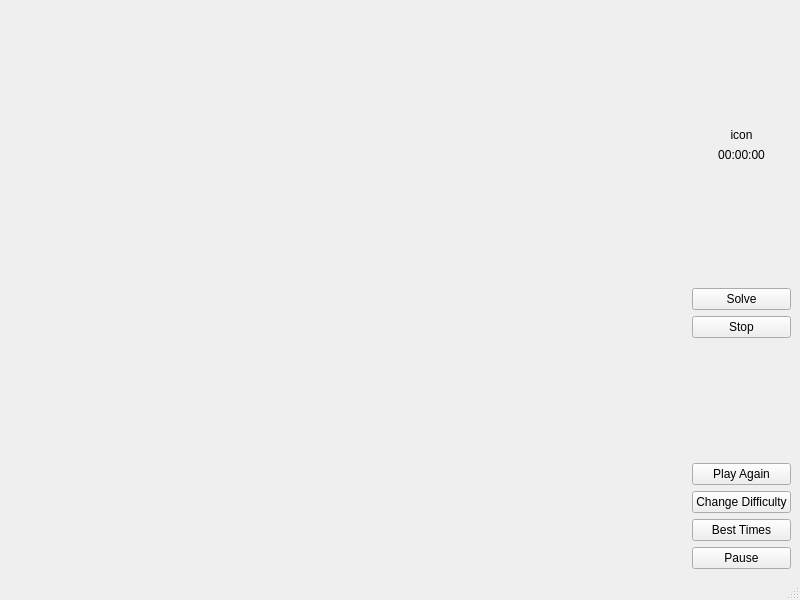
<?xml version="1.0" encoding="UTF-8"?>
<ui version="4.0">
 <class>GameUi</class>
 <widget class="QMainWindow" name="GameUi">
  <property name="geometry">
   <rect>
    <x>0</x>
    <y>0</y>
    <width>800</width>
    <height>600</height>
   </rect>
  </property>
  <property name="windowTitle">
   <string>MainWindow</string>
  </property>
  <widget class="QWidget" name="centralwidget">
   <layout class="QVBoxLayout" name="verticalLayout_2">
    <item>
     <layout class="QHBoxLayout" name="horizontalLayout">
      <item>
       <widget class="QWidget" name="widget" native="true">
        <property name="sizePolicy">
         <sizepolicy hsizetype="Expanding" vsizetype="Preferred">
          <horstretch>0</horstretch>
          <verstretch>0</verstretch>
         </sizepolicy>
        </property>
       </widget>
      </item>
      <item>
       <layout class="QVBoxLayout" name="verticalLayout">
        <item>
         <spacer name="verticalSpacer_3">
          <property name="orientation">
           <enum>Qt::Vertical</enum>
          </property>
          <property name="sizeHint" stdset="0">
           <size>
            <width>20</width>
            <height>40</height>
           </size>
          </property>
         </spacer>
        </item>
        <item>
         <widget class="QLabel" name="label">
          <property name="sizePolicy">
           <sizepolicy hsizetype="Preferred" vsizetype="Preferred">
            <horstretch>0</horstretch>
            <verstretch>0</verstretch>
           </sizepolicy>
          </property>
          <property name="layoutDirection">
           <enum>Qt::LeftToRight</enum>
          </property>
          <property name="text">
           <string>icon</string>
          </property>
          <property name="alignment">
           <set>Qt::AlignCenter</set>
          </property>
         </widget>
        </item>
        <item>
         <widget class="QLabel" name="timeLabel">
          <property name="layoutDirection">
           <enum>Qt::LeftToRight</enum>
          </property>
          <property name="text">
           <string>00:00:00</string>
          </property>
          <property name="alignment">
           <set>Qt::AlignCenter</set>
          </property>
         </widget>
        </item>
        <item>
         <spacer name="verticalSpacer">
          <property name="orientation">
           <enum>Qt::Vertical</enum>
          </property>
          <property name="sizeHint" stdset="0">
           <size>
            <width>20</width>
            <height>40</height>
           </size>
          </property>
         </spacer>
        </item>
        <item>
         <widget class="QPushButton" name="pushButton_5">
          <property name="text">
           <string>Solve</string>
          </property>
         </widget>
        </item>
        <item>
         <widget class="QPushButton" name="pushButton_6">
          <property name="text">
           <string>Stop</string>
          </property>
         </widget>
        </item>
        <item>
         <spacer name="verticalSpacer_2">
          <property name="orientation">
           <enum>Qt::Vertical</enum>
          </property>
          <property name="sizeHint" stdset="0">
           <size>
            <width>20</width>
            <height>40</height>
           </size>
          </property>
         </spacer>
        </item>
        <item>
         <widget class="QPushButton" name="pushButton">
          <property name="text">
           <string>Play Again</string>
          </property>
         </widget>
        </item>
        <item>
         <widget class="QPushButton" name="pushButton_3">
          <property name="text">
           <string>Change Difficulty</string>
          </property>
         </widget>
        </item>
        <item>
         <widget class="QPushButton" name="pushButton_2">
          <property name="text">
           <string>Best Times</string>
          </property>
         </widget>
        </item>
        <item>
         <widget class="QPushButton" name="pushButton_4">
          <property name="text">
           <string>Pause</string>
          </property>
         </widget>
        </item>
       </layout>
      </item>
     </layout>
    </item>
   </layout>
  </widget>
  <widget class="QMenuBar" name="menubar">
   <property name="geometry">
    <rect>
     <x>0</x>
     <y>0</y>
     <width>800</width>
     <height>22</height>
    </rect>
   </property>
  </widget>
  <widget class="QStatusBar" name="statusbar"/>
 </widget>
 <resources/>
 <connections/>
</ui>
